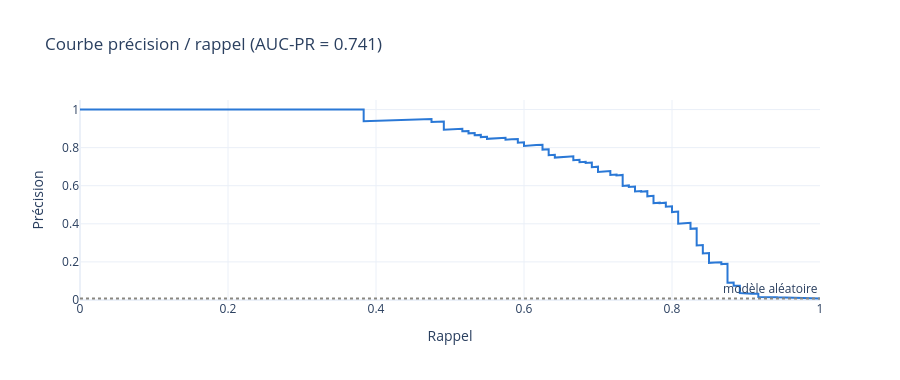
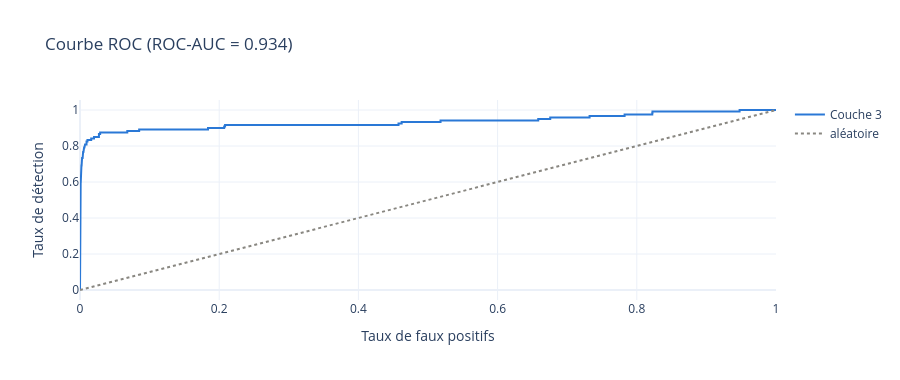

Here is the notebook cell these charts were saved with, in order:
### Code cell
prec, rec, _ = precision_recall_curve(y_rt, rt["score_float"])
fpr, tpr, _ = roc_curve(y_rt, rt["score_float"])
fig = go.Figure()
fig.add_scatter(x=rec, y=prec, mode="lines", name="Couche 3", line=dict(color=COULEUR["Légitime"], width=2))
fig.add_hline(y=y_rt.mean(), line_dash="dot", line_color="#898781", annotation_text="modèle aléatoire")
fig.update_layout(title=f"Courbe précision / rappel (AUC-PR = {met['AUC-PR']:.3f})", height=380,
                  template="plotly_white", xaxis_title="Rappel", yaxis_title="Précision", yaxis_range=[0, 1.05])
fig.show()
fig = go.Figure()
fig.add_scatter(x=fpr, y=tpr, mode="lines", name="Couche 3", line=dict(color=COULEUR["Légitime"], width=2))
fig.add_scatter(x=[0, 1], y=[0, 1], mode="lines", name="aléatoire", line=dict(color="#898781", dash="dot"))
fig.update_layout(title=f"Courbe ROC (ROC-AUC = {met['ROC-AUC']:.3f})", height=380, template="plotly_white",
                  xaxis_title="Taux de faux positifs", yaxis_title="Taux de détection")
fig.show()

### Figure 1 — Plotly figure (JSON) as saved in the notebook; plotly's stock layout.template omitted (floating-point values rounded to 4 significant figures; data arrays with more than 128 entries replaced by an {"elided": "..."} marker saying what was removed)
{"data": [{"line": {"color": "#2a78d6", "width": 2}, "mode": "lines", "name": "Couche 3", "type": "scatter", "x": {"elided": "15591 float values"}, "y": {"elided": "15591 float values"}}], "layout": {"annotations": [{"showarrow": false, "text": "modèle aléatoire", "x": 1, "xanchor": "right", "xref": "x domain", "y": 0.007691, "yanchor": "bottom", "yref": "y"}], "height": 380, "shapes": [{"line": {"color": "#898781", "dash": "dot"}, "type": "line", "x0": 0, "x1": 1, "xref": "x domain", "y0": 0.007691, "y1": 0.007691, "yref": "y"}], "title": {"text": "Courbe précision / rappel (AUC-PR = 0.741)"}, "xaxis": {"title": {"text": "Rappel"}}, "yaxis": {"range": [0, 1.05], "title": {"text": "Précision"}}}}

### Figure 2 — Plotly figure (JSON) as saved in the notebook; plotly's stock layout.template omitted (floating-point values rounded to 4 significant figures; data arrays with more than 128 entries replaced by an {"elided": "..."} marker saying what was removed)
{"data": [{"line": {"color": "#2a78d6", "width": 2}, "mode": "lines", "name": "Couche 3", "type": "scatter", "x": {"elided": "130 float values"}, "y": {"elided": "130 float values"}}, {"line": {"color": "#898781", "dash": "dot"}, "mode": "lines", "name": "aléatoire", "type": "scatter", "x": [0, 1], "y": [0, 1]}], "layout": {"height": 380, "title": {"text": "Courbe ROC (ROC-AUC = 0.934)"}, "xaxis": {"title": {"text": "Taux de faux positifs"}}, "yaxis": {"title": {"text": "Taux de détection"}}}}
